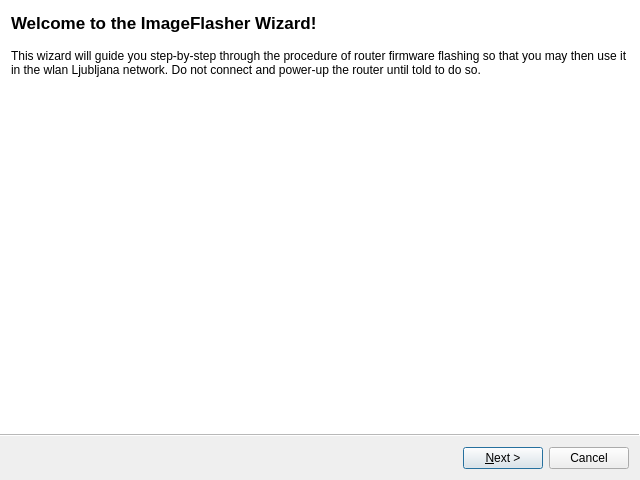
<?xml version="1.0" encoding="UTF-8"?>
<ui version="4.0">
 <class>FlashWizard</class>
 <widget class="QWizard" name="FlashWizard">
  <property name="windowModality">
   <enum>Qt::WindowModal</enum>
  </property>
  <property name="geometry">
   <rect>
    <x>0</x>
    <y>0</y>
    <width>640</width>
    <height>480</height>
   </rect>
  </property>
  <property name="sizePolicy">
   <sizepolicy hsizetype="Fixed" vsizetype="Fixed">
    <horstretch>0</horstretch>
    <verstretch>0</verstretch>
   </sizepolicy>
  </property>
  <property name="windowTitle">
   <string>ImageFlasher Wizard</string>
  </property>
  <property name="windowIcon">
   <iconset resource="../../resources/wizard.qrc">
    <normaloff>:/icon.png</normaloff>:/icon.png</iconset>
  </property>
  <property name="styleSheet">
   <string notr="true">;</string>
  </property>
  <property name="wizardStyle">
   <enum>QWizard::ModernStyle</enum>
  </property>
  <property name="options">
   <set>QWizard::NoBackButtonOnStartPage</set>
  </property>
  <widget class="QWizardPage" name="introPage">
   <property name="styleSheet">
    <string notr="true"/>
   </property>
   <property name="title">
    <string>Welcome to the ImageFlasher Wizard!</string>
   </property>
   <property name="subTitle">
    <string/>
   </property>
   <layout class="QVBoxLayout" name="verticalLayout">
    <item>
     <widget class="QLabel" name="label">
      <property name="sizePolicy">
       <sizepolicy hsizetype="Preferred" vsizetype="Preferred">
        <horstretch>0</horstretch>
        <verstretch>0</verstretch>
       </sizepolicy>
      </property>
      <property name="text">
       <string>This wizard will guide you step-by-step through the procedure of router firmware flashing so that you may then use it in the wlan Ljubljana network. Do not connect and power-up the router until told to do so.</string>
      </property>
      <property name="alignment">
       <set>Qt::AlignLeading|Qt::AlignLeft|Qt::AlignTop</set>
      </property>
      <property name="wordWrap">
       <bool>true</bool>
      </property>
     </widget>
    </item>
    <item>
     <widget class="QLabel" name="label_2">
      <property name="sizePolicy">
       <sizepolicy hsizetype="MinimumExpanding" vsizetype="MinimumExpanding">
        <horstretch>0</horstretch>
        <verstretch>0</verstretch>
       </sizepolicy>
      </property>
      <property name="text">
       <string>&lt;!DOCTYPE HTML PUBLIC &quot;-//W3C//DTD HTML 4.0//EN&quot; &quot;http://www.w3.org/TR/REC-html40/strict.dtd&quot;&gt;
&lt;html&gt;&lt;head&gt;&lt;meta name=&quot;qrichtext&quot; content=&quot;1&quot; /&gt;&lt;style type=&quot;text/css&quot;&gt;
p, li { white-space: pre-wrap; }
&lt;/style&gt;&lt;/head&gt;&lt;body style=&quot; font-family:'Sans'; font-size:10pt; font-weight:400; font-style:normal;&quot;&gt;
&lt;p style=&quot; margin-top:0px; margin-bottom:0px; margin-left:0px; margin-right:0px; -qt-block-indent:0; text-indent:0px;&quot;&gt;&lt;img src=&quot;:/banner.png&quot; /&gt;&lt;/p&gt;&lt;/body&gt;&lt;/html&gt;</string>
      </property>
      <property name="alignment">
       <set>Qt::AlignBottom|Qt::AlignLeading|Qt::AlignLeft</set>
      </property>
     </widget>
    </item>
   </layout>
  </widget>
  <widget class="QWizardPage" name="selectPage">
   <property name="title">
    <string>Select router type</string>
   </property>
   <layout class="QVBoxLayout" name="verticalLayout_2">
    <property name="spacing">
     <number>30</number>
    </property>
    <item>
     <widget class="QLabel" name="label_3">
      <property name="text">
       <string>The first thing to do is to select the type of router that you want to flash.</string>
      </property>
     </widget>
    </item>
    <item>
     <widget class="QComboBox" name="comboBox">
      <item>
       <property name="text">
        <string>Fonera</string>
       </property>
      </item>
      <item>
       <property name="text">
        <string>Linksys</string>
       </property>
      </item>
     </widget>
    </item>
    <item>
     <widget class="QLabel" name="label_4">
      <property name="sizePolicy">
       <sizepolicy hsizetype="Preferred" vsizetype="MinimumExpanding">
        <horstretch>0</horstretch>
        <verstretch>0</verstretch>
       </sizepolicy>
      </property>
      <property name="text">
       <string>&lt;!DOCTYPE HTML PUBLIC &quot;-//W3C//DTD HTML 4.0//EN&quot; &quot;http://www.w3.org/TR/REC-html40/strict.dtd&quot;&gt;
&lt;html&gt;&lt;head&gt;&lt;meta name=&quot;qrichtext&quot; content=&quot;1&quot; /&gt;&lt;style type=&quot;text/css&quot;&gt;
p, li { white-space: pre-wrap; }
&lt;/style&gt;&lt;/head&gt;&lt;body style=&quot; font-family:'Sans'; font-size:10pt; font-weight:400; font-style:normal;&quot;&gt;
&lt;p style=&quot; margin-top:0px; margin-bottom:0px; margin-left:0px; margin-right:0px; -qt-block-indent:0; text-indent:0px;&quot;&gt;&lt;img src=&quot;:/state_select.png&quot; /&gt;&lt;/p&gt;&lt;/body&gt;&lt;/html&gt;</string>
      </property>
      <property name="alignment">
       <set>Qt::AlignCenter</set>
      </property>
     </widget>
    </item>
   </layout>
  </widget>
  <widget class="QWizardPage" name="filesPage">
   <property name="title">
    <string>Select firmware files to use</string>
   </property>
   <layout class="QVBoxLayout" name="verticalLayout_3">
    <item>
     <widget class="QLabel" name="label_5">
      <property name="text">
       <string>Depending on the router type you selected you have to define one or more URL links, that point to locations where new firmware files are located. Those URL links were sent to you in an email.</string>
      </property>
      <property name="wordWrap">
       <bool>true</bool>
      </property>
     </widget>
    </item>
    <item>
     <layout class="QFormLayout" name="files"/>
    </item>
   </layout>
  </widget>
  <widget class="QWizardPage" name="powerupPage">
   <property name="title">
    <string>Connect the router now</string>
   </property>
   <layout class="QVBoxLayout" name="verticalLayout_5">
    <item>
     <widget class="QLabel" name="label_8">
      <property name="text">
       <string>You may power up and connect the router now. The internet connection will not be needed anymore during the installation. Also depending on the installation type some connectivity settings of your computer may temporarly be changed in order to successfuly connect to the router. It is therefore recommended that you quit all your applications that requre Internet access (browsers, mail clients, instant messengers, etc.).</string>
      </property>
      <property name="wordWrap">
       <bool>true</bool>
      </property>
     </widget>
    </item>
    <item>
     <widget class="QLabel" name="label_10">
      <property name="sizePolicy">
       <sizepolicy hsizetype="MinimumExpanding" vsizetype="MinimumExpanding">
        <horstretch>0</horstretch>
        <verstretch>0</verstretch>
       </sizepolicy>
      </property>
      <property name="text">
       <string>&lt;!DOCTYPE HTML PUBLIC &quot;-//W3C//DTD HTML 4.0//EN&quot; &quot;http://www.w3.org/TR/REC-html40/strict.dtd&quot;&gt;
&lt;html&gt;&lt;head&gt;&lt;meta name=&quot;qrichtext&quot; content=&quot;1&quot; /&gt;&lt;style type=&quot;text/css&quot;&gt;
p, li { white-space: pre-wrap; }
&lt;/style&gt;&lt;/head&gt;&lt;body style=&quot; font-family:'Sans'; font-size:10pt; font-weight:400; font-style:normal;&quot;&gt;
&lt;p style=&quot; margin-top:0px; margin-bottom:0px; margin-left:0px; margin-right:0px; -qt-block-indent:0; text-indent:0px;&quot;&gt;&lt;img src=&quot;:/state_power.png&quot; /&gt;&lt;/p&gt;&lt;/body&gt;&lt;/html&gt;</string>
      </property>
      <property name="alignment">
       <set>Qt::AlignCenter</set>
      </property>
     </widget>
    </item>
   </layout>
  </widget>
  <widget class="QWizardPage" name="progressPage">
   <property name="title">
    <string>Installing firmware ...</string>
   </property>
   <layout class="QVBoxLayout" name="verticalLayout_4">
    <property name="spacing">
     <number>30</number>
    </property>
    <item>
     <widget class="QLabel" name="label_6">
      <property name="text">
       <string>Please wait while the wizard is installing the firmware on your router. This opeartion may take some time to complete. You can view more details about the progress by clicking on the More button below.</string>
      </property>
      <property name="wordWrap">
       <bool>true</bool>
      </property>
     </widget>
    </item>
    <item>
     <widget class="QProgressBar" name="progressBar">
      <property name="value">
       <number>0</number>
      </property>
     </widget>
    </item>
    <item>
     <widget class="QLabel" name="label_7">
      <property name="sizePolicy">
       <sizepolicy hsizetype="Preferred" vsizetype="MinimumExpanding">
        <horstretch>0</horstretch>
        <verstretch>0</verstretch>
       </sizepolicy>
      </property>
      <property name="text">
       <string>&lt;!DOCTYPE HTML PUBLIC &quot;-//W3C//DTD HTML 4.0//EN&quot; &quot;http://www.w3.org/TR/REC-html40/strict.dtd&quot;&gt;
&lt;html&gt;&lt;head&gt;&lt;meta name=&quot;qrichtext&quot; content=&quot;1&quot; /&gt;&lt;style type=&quot;text/css&quot;&gt;
p, li { white-space: pre-wrap; }
&lt;/style&gt;&lt;/head&gt;&lt;body style=&quot; font-family:'Sans'; font-size:10pt; font-weight:400; font-style:normal;&quot;&gt;
&lt;p style=&quot; margin-top:0px; margin-bottom:0px; margin-left:0px; margin-right:0px; -qt-block-indent:0; text-indent:0px;&quot;&gt;&lt;img src=&quot;:/state_install.png&quot; /&gt;&lt;/p&gt;&lt;/body&gt;&lt;/html&gt;</string>
      </property>
      <property name="alignment">
       <set>Qt::AlignCenter</set>
      </property>
     </widget>
    </item>
   </layout>
  </widget>
  <widget class="QWizardPage" name="donePage">
   <property name="title">
    <string>Done!</string>
   </property>
   <layout class="QVBoxLayout" name="verticalLayout_6">
    <item>
     <widget class="QLabel" name="label_9">
      <property name="text">
       <string>The wizard has completed with the installation of the firmware on your router. You may exit the wizard now and connect the router to the Internet. After some time you will be able to see that your node is online using the node monitor on wlan Ljubljana project page. If the node does not appear online please contact us.</string>
      </property>
      <property name="wordWrap">
       <bool>true</bool>
      </property>
     </widget>
    </item>
    <item>
     <widget class="QLabel" name="label_11">
      <property name="sizePolicy">
       <sizepolicy hsizetype="MinimumExpanding" vsizetype="MinimumExpanding">
        <horstretch>0</horstretch>
        <verstretch>0</verstretch>
       </sizepolicy>
      </property>
      <property name="text">
       <string>&lt;!DOCTYPE HTML PUBLIC &quot;-//W3C//DTD HTML 4.0//EN&quot; &quot;http://www.w3.org/TR/REC-html40/strict.dtd&quot;&gt;
&lt;html&gt;&lt;head&gt;&lt;meta name=&quot;qrichtext&quot; content=&quot;1&quot; /&gt;&lt;style type=&quot;text/css&quot;&gt;
p, li { white-space: pre-wrap; }
&lt;/style&gt;&lt;/head&gt;&lt;body style=&quot; font-family:'Sans'; font-size:10pt; font-weight:400; font-style:normal;&quot;&gt;
&lt;p style=&quot; margin-top:0px; margin-bottom:0px; margin-left:0px; margin-right:0px; -qt-block-indent:0; text-indent:0px;&quot;&gt;&lt;img src=&quot;:/state_done.png&quot; /&gt;&lt;/p&gt;&lt;/body&gt;&lt;/html&gt;</string>
      </property>
      <property name="alignment">
       <set>Qt::AlignCenter</set>
      </property>
     </widget>
    </item>
   </layout>
  </widget>
 </widget>
 <resources>
  <include location="../../resources/wizard.qrc"/>
 </resources>
 <connections/>
</ui>
